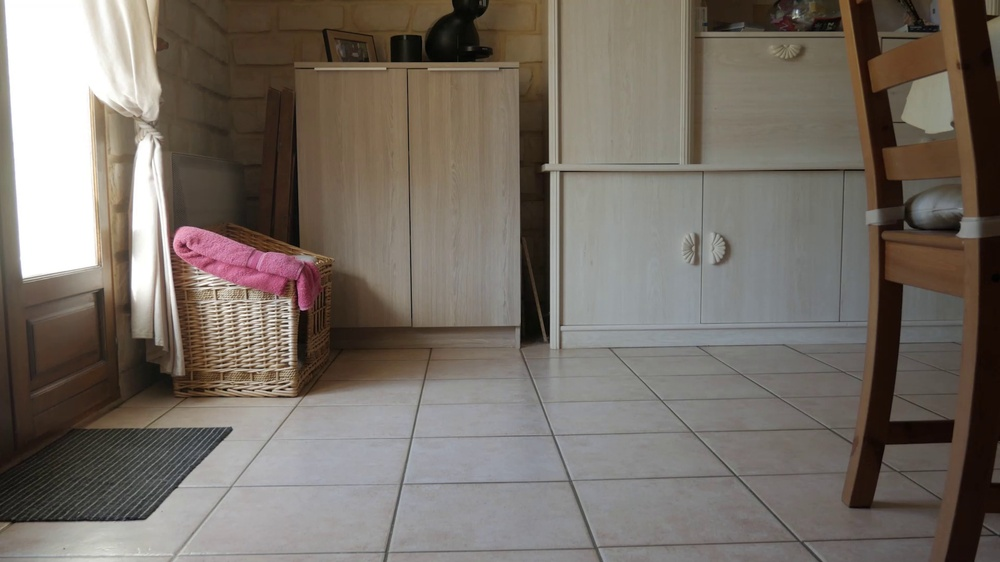
#> input picture samples/KadoCuda/0.jpg, 1000 x 562 px, shrunk from 1920 x 1080 before the run
$ python main.py ../../samples/KadoCuda/0.jpg ../../samples/KadoCuda/150.jpg
#> lines starting #> are read from the running program, lines starting #| are printed output that depends on the picture; after the words box and inside, x2 and y2 are one past the last pixel; in counts of white or black regions, pixels touching at a corner belong together
import cv2
import matplotlib.pyplot as plt
import sys
import json


def object_detection():
    show = False
    if (sys.argv[1] == "--show"):
        show = True
        sys.argv.pop(1)
    image_ref = cv2.imread(sys.argv[1])
#> image_ref is the input picture: shape (562, 1000, 3); mean B, G, R 102.8, 110.9, 119.1

    # Parameters
    gaussian_radius = 5
    gaussian_sigma = 0
    opening_radius = 5
    closing_radius = 5
    threshold = 80
    min_pixel_value = 30
    min_box_size = 200

    json_outputs = {}

    for i in range(2, len(sys.argv)):
        image_test = cv2.imread(sys.argv[i])
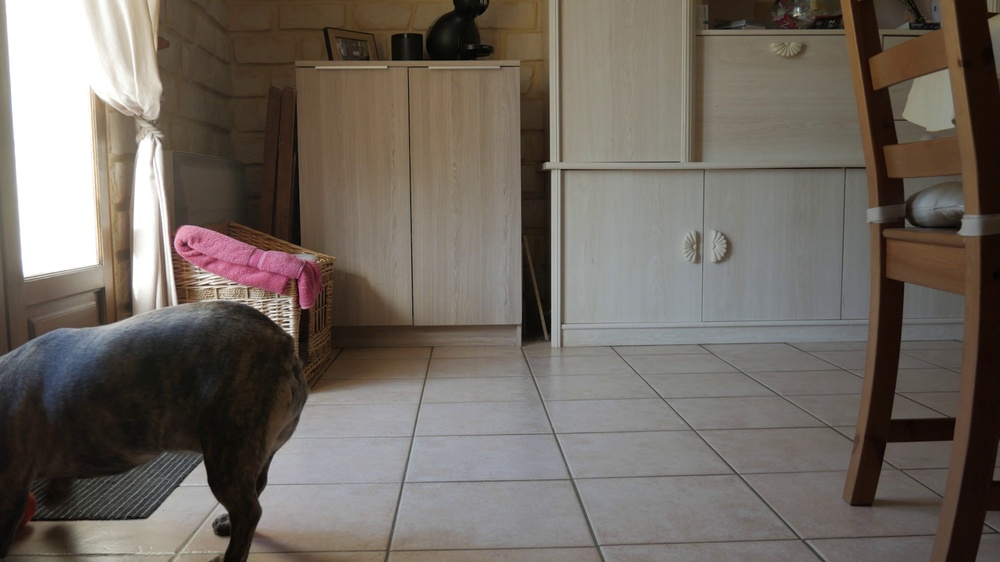
#> input picture samples/KadoCuda/150.jpg, 1000 x 562 px, shrunk from 1920 x 1080 before the run
#> image_test is the input picture: shape (562, 1000, 3); mean B, G, R 97.4, 105.1, 112.8

        # Convert to grayscale
        gray_ref = cv2.cvtColor(image_ref, cv2.COLOR_BGR2GRAY)
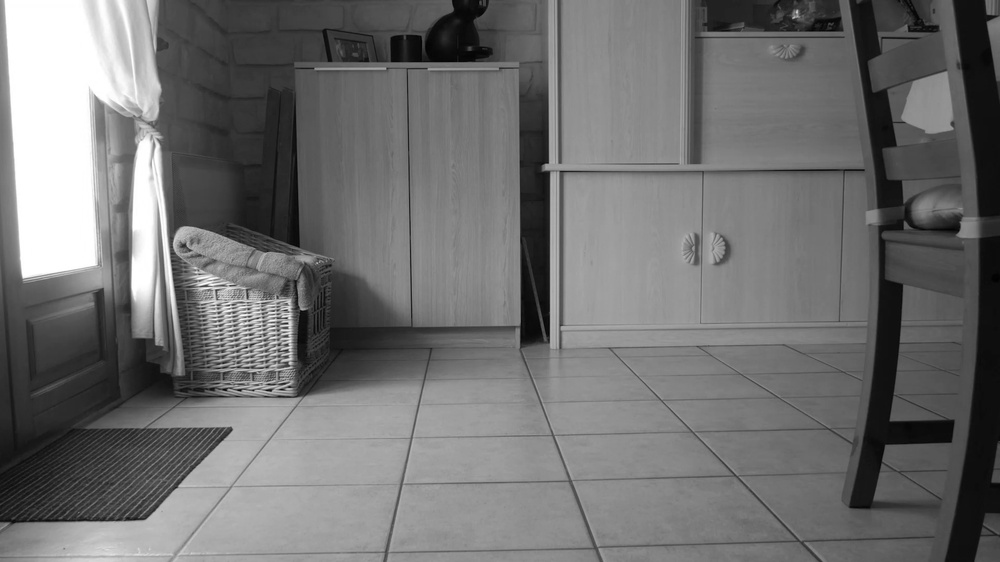
#> gray_ref: shape (562, 1000); min 1, max 255, mean 112.4
        gray_test = cv2.cvtColor(image_test, cv2.COLOR_BGR2GRAY)
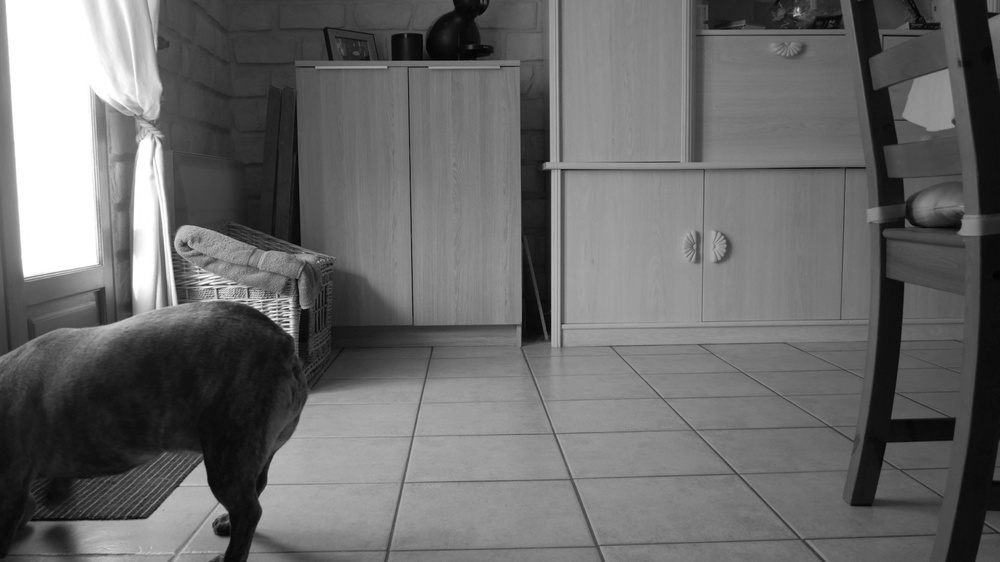
#> gray_test: shape (562, 1000); min 0, max 255, mean 106.5

        # Compute a Gaussian Filter
        blur_ref = cv2.GaussianBlur(
            gray_ref, (gaussian_radius, gaussian_radius), gaussian_sigma)
        blur_test = cv2.GaussianBlur(
            gray_test, (gaussian_radius, gaussian_radius), gaussian_sigma)

        # Compute the difference between the two images
        diff = cv2.absdiff(blur_ref, blur_test)
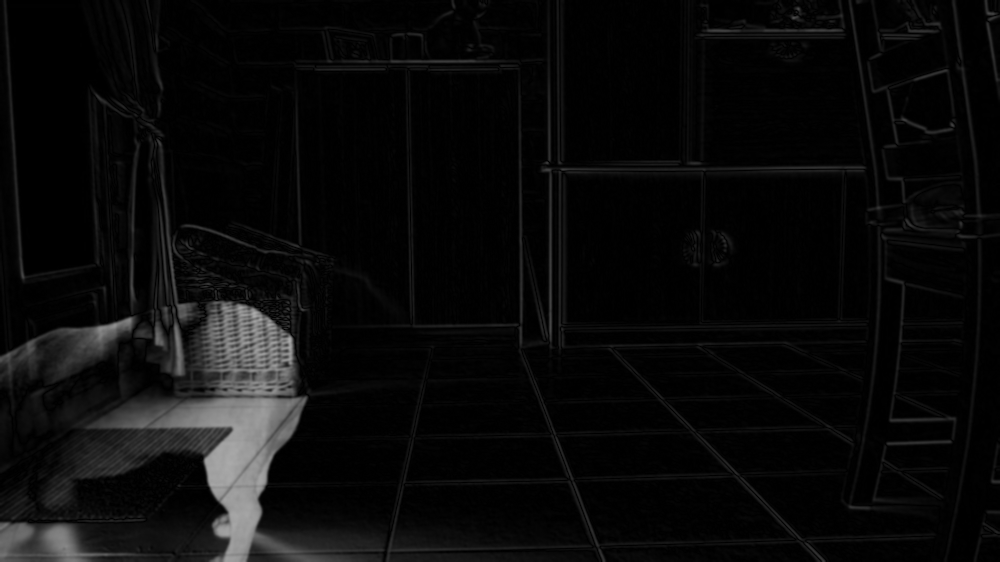
#> diff: shape (562, 1000); min 0, max 170, mean 10.2

        # Perform morphological closing/opening with a disk to remove non-meaningful object
        opening_kernel = cv2.getStructuringElement(
            cv2.MORPH_ELLIPSE, (opening_radius, opening_radius))
        closing_kernel = cv2.getStructuringElement(
            cv2.MORPH_ELLIPSE, (closing_radius, closing_radius))
        diff = cv2.morphologyEx(diff, cv2.MORPH_CLOSE, closing_kernel)
        diff = cv2.morphologyEx(diff, cv2.MORPH_OPEN, opening_kernel)

        # Compute the threshold
        thresh = cv2.threshold(diff, threshold, 255, cv2.THRESH_TOZERO)[1]
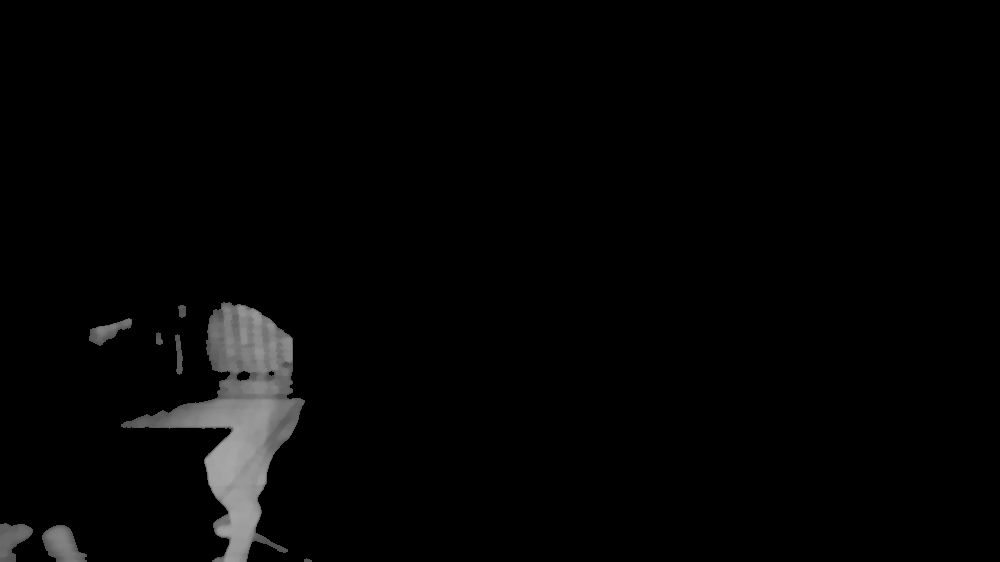
#> thresh: shape (562, 1000); min 0, max 167, mean 4.5

        cnts = cv2.findContours(
            thresh.copy(), cv2.RETR_TREE, cv2.CHAIN_APPROX_SIMPLE)
#> cnts = 10 contours, 1 with area under 20; largest, box (x1, y1, x2, y2) and area: (121, 302, 305, 562) 17138, (42, 525, 87, 562) 1040, (0, 523, 33, 562) 769, (89, 318, 132, 346) 509, (175, 334, 183, 375) 167

        # Remove contours with a max pixel value lower than min_pixel_value
        cnts = [c for c in cnts[0] if cv2.minMaxLoc(
            thresh, mask=cv2.drawContours(thresh.copy(), [c], 0, 255, -1))[1] > min_pixel_value]
        # Remove contours with a size smaller than min_box_size
        cnts = [c for c in cnts if cv2.contourArea(c) > min_box_size]
#> cnts = 4 contours; box (x1, y1, x2, y2) and area: (121, 302, 305, 562) 17138, (42, 525, 87, 562) 1040, (0, 523, 33, 562) 769, (89, 318, 132, 346) 509

        # Output the bounding box
        json_outputs[sys.argv[i]] = []
        for c in cnts:
            (x, y, w, h) = cv2.boundingRect(c)
            json_outputs[sys.argv[i]].append([x, y, w, h])
            cv2.rectangle(image_test, (x, y), (x + w, y + h), (0, 255, 0), 2)
#> this loop made 4 passes
#> (x, y, w, h) on passes 1 to 4: (42, 525, 45, 37), (0, 523, 33, 39), (89, 318, 43, 28), (121, 302, 184, 260)
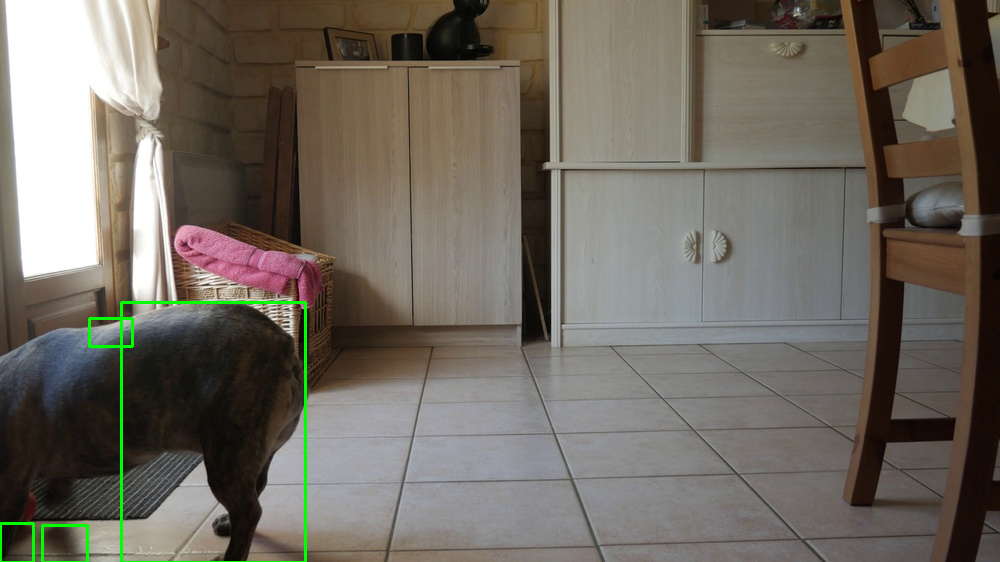
#> image_test: shape (562, 1000, 3); 0.61% of pixels changed, all inside (x1, y1, x2, y2) = (0, 301, 307, 562)

        # Display the images
        if show:
            plt.subplot(2, 2, 1)
            plt.imshow(image_ref)
            plt.title("Reference image")
            plt.subplot(2, 2, 2)
            plt.imshow(image_test)
            plt.title("Test image")
            plt.subplot(2, 2, 3)
            plt.imshow(diff)
            plt.title("Difference")
            plt.subplot(2, 2, 4)
            plt.imshow(thresh)
            plt.title("Threshold")
            plt.show()
    print(json.dumps(json_outputs, indent=4))

if __name__ == '__main__':
    # Compute the object detection on the two images
    if (len(sys.argv) < 3):
        print(
            "Usage: python main.py --show <image_path_ref> <image_path_test> [image_test...]")
        sys.exit(1)
    object_detection()
